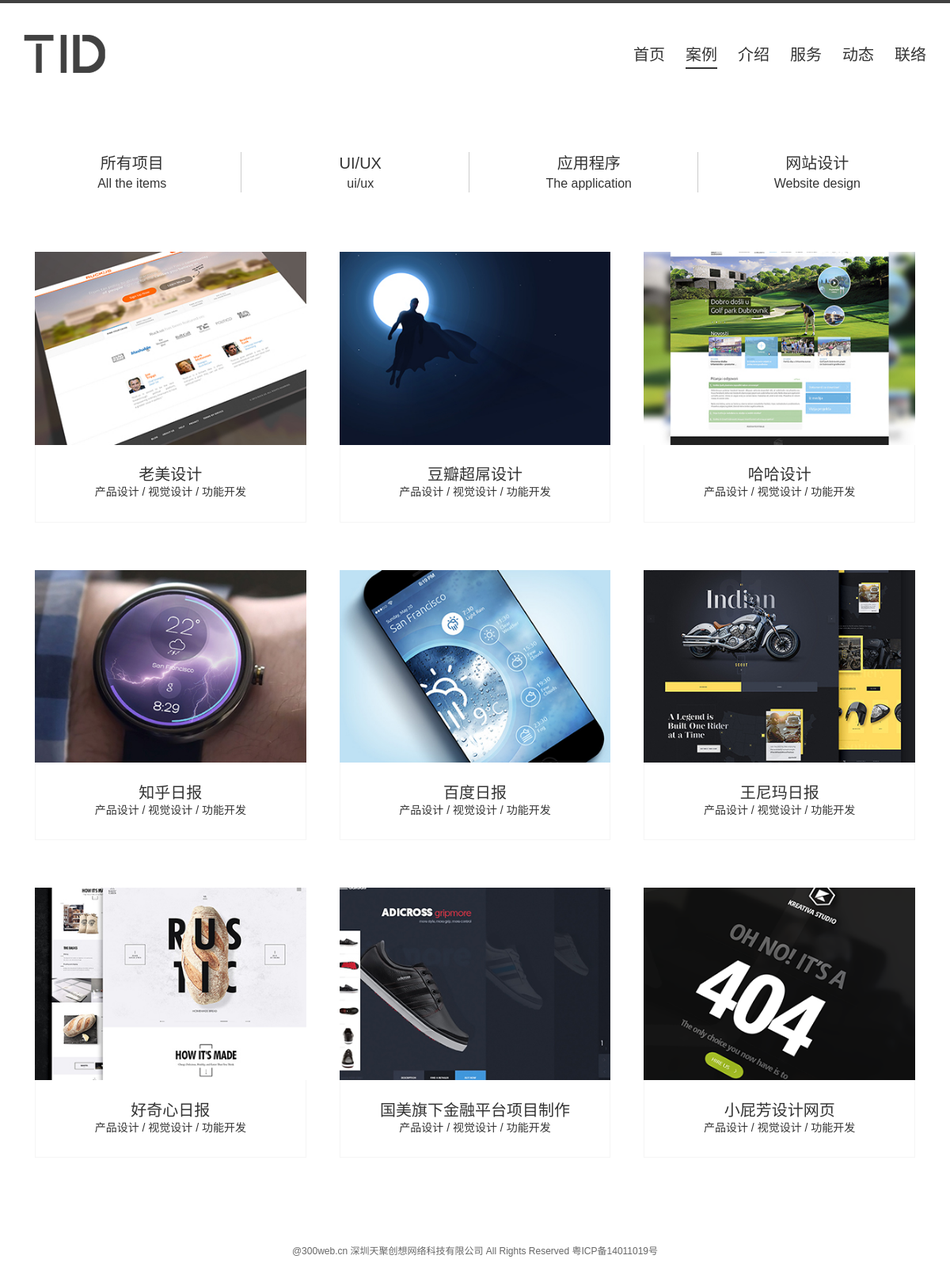
/tidapp/cases/, run on the app's committed database.
### tidapp/models.py (models this page shows, shortened)
class Cases(models.Model):
    title = models.CharField('标题', max_length=128)
    title2 = models.CharField('副标题', max_length=128)
    image = models.ImageField('上传图片', upload_to='cases', help_text="案例列表图片,请上传 380*270 像素的图片")
    image2 = models.ImageField('上传图片', upload_to='cases', help_text="案例详情图片, 请上传宽为 1170 像素的图片, 此选项可以为空", null=True, blank=True)
    image3 = models.ImageField('上传图片', upload_to='cases', help_text="案例详情图片, 请上传宽为 1170 像素的图片, 此选项可以为空", null=True, blank=True)
    image4 = models.ImageField('上传图片', upload_to='cases', help_text="案例详情图片, 请上传宽为 1170 像素的图片, 此选项可以为空", null=True, blank=True)
    image5 = models.ImageField('上传图片', upload_to='cases', help_text="案例详情图片, 请上传宽为 1170 像素的图片, 此选项可以为空", null=True, blank=True)
    image6 = models.ImageField('上传图片', upload_to='cases', help_text="案例详情图片, 请上传宽为 1170 像素的图片, 此选项可以为空", null=True, blank=True)
    image7 = models.ImageField('上传图片', upload_to='cases', help_text="案例详情图片, 请上传宽为 1170 像素的图片, 此选项可以为空", null=True, blank=True)
    description1 = models.TextField('项目需求')
    description2 = models.TextField('解决方案')
    description3 = models.TextField('成绩影响')
    pub_date = models.DateTimeField('发布日期')
    description4 = models.CharField('服务内容', max_length=128)
    description5 = models.CharField('客户名称', max_length=128)
    description6 = models.CharField('网站链接', max_length=128)
    uiux = 'uiux'
    application = 'application'
    website_design = 'website_design'
    news_choices = (
        (uiux, 'UIUX'),
        (application, '应用程序'),
        (website_design, '网站设计'),
    )
    news_category = models.CharField('文章分类', max_length=14, choices=news_choices, default=uiux)

### tidapp/views.py (the view)
def cases(request):
    latest_cases_list = Cases.objects.order_by('-pub_date')
    return render(request, 'tidapp/cases.html', {'latest_cases_list': latest_cases_list, 'nav': 'cases'})

### tidapp/templates/tidapp/cases.html (shortened to what this page needs)
{% extends "layout.html" %}
{% load staticfiles %}
{% block content %}
    <div class="container">
      <div class="row">
        <div class="col-xs-3" id="cases-col">
          <a href="{% url 'cases' %}">
            <span class="cases-nav">
            <span class="cases-zh">所有项目</span>
            <br>
            <span class="cases-en">All the items</span>
            </span>
          </a>
        </div>
        <div class="col-xs-3" id="cases-col">
          <a href="{% url 'uiux' %}">
            <span class="cases-nav">
              <span class="cases-zh">UI/UX</span>
              <br>
              <span class="cases-en">ui/ux</span>
            </span>
          </a>
        </div>
        <div class="col-xs-3" id="cases-col">
          <a href="{% url 'application' %}">
            <span class="cases-nav">
              <span class="cases-zh">应用程序</span>
              <br>
              <span class="cases-en">The application</span>
            </span>
          </a>
        </div>
        <div class="col-xs-3" id="cases-col">
          <a href="{% url 'website_design' %}">
            <span class="cases-nav cases-nav-last">
              <span class="cases-zh">网站设计</span>
              <br>
              <span class="cases-en">Website design</span>
            </span>
          </a>
        </div>
      </div>
    </div>
    <div class="container">
      <div class="row gutter-42">
        {% for cases in latest_cases_list %}
          <div class="col-sm-4 col-xs-6 cases-list-father">
            <a href="{% url 'work' cases.id %}">
              <img class="img-responsive" src="{{ cases.image.url }}">
              <div class="cases-list">
                {% if cases.title|length > 22 %}
                  <span class="duties">{{ cases.title|slice:":22" }}...</span><br/>
                {% else  %}
                  <span class="duties">{{ cases.title}}</span><br/>
                {% endif %}
                <span class="project">产品设计 / 视觉设计 / 功能开发</span>
              </div>
            </a>
          </div>
        {% endfor %}
      </div>
    </div>
{% endblock %}

### templates/layout.html (shortened to what this page needs)
{% load staticfiles %}
<!DOCTYPE html>
<html lang="zh-CN">
  <head>
    <link href="{% static 'tidapp/css/pace.css' %}" rel="stylesheet">
    <link href="{% static 'tidapp/css/bootstrap.min.css' %}" rel="stylesheet">
    <link rel="stylesheet" href="{% static 'tidapp/font-awesome-4.4.0/css/font-awesome.min.css' %}">
    <link rel="stylesheet" type="text/css" href="{% static 'tidapp/css/my-style.css' %}">
  </head>
  <body>
    <div class="navbar navbar-default">
      <div class="container">
        <div class="navbar-header">
            <a class="navbar-brand" href="{% url 'index' %}">
              <img alt="Brand" src="{% static 'tidapp/img/logo.png' %}" class="img-responsive">
            </a>
        </div>
        <div class="collapse navbar-collapse">
          <ul class="nav navbar-nav navbar-right">
            <li><a href="{% url 'index' %}" {% if nav == 'index' %} class="select" {% endif %}>首页</a></li>
            <li><a href="{% url 'cases' %}" {% if nav == 'cases' %} class="select" {% endif %}>案例</a></li>
            <li><a href="{% url 'about' %}" {% if nav == 'about' %} class="select" {% endif %}>介绍</a></li>
            <li><a href="{% url 'services' %}" {% if nav == 'services' %} class="select" {% endif %}>服务</a></li>
            <li><a href="{% url 'news' %}" {% if nav == 'news' %} class="select" {% endif %}>动态</a></li>
            <li><a href="{% url 'contact' %}" {% if nav == 'contact' %} class="select" {% endif %}>联络</a></li>
          </ul>
        </div>
      </div>
    </div>
    {% block content %}{% endblock %}
    <footer class="container">
      <p>@300web.cn 深圳天聚创想网络科技有限公司 All Rights Reserved 粤ICP备14011019号</p>
    </footer>
  </body>
</html>

### tidapp/static/tidapp/css/my-style.css (style rules this page uses)
body { font-family: "微软雅黑", Arial, sans-serif; }
a, a:hover, a:visited, a:focus, a:active { text-decoration: none; text-decoration: none; }
.navbar-default .navbar-collapse, .navbar-default .navbar-form { border-color: #fff; }
.navbar { padding: 40px 0; border-radius: 0px; }
.navbar-brand { padding: 0 0 0 15px; }
.navbar-default { background-color: #fff; border-bottom: none; border-left: none; border-right: none; border-top: #fff 0px solid; }
.navbar-default .navbar-nav>li>a { font-size: 20px; color: #333; }
.navbar-nav > li { padding-left: 68px; }
.select { border-bottom: 2px solid #333; }
.navbar-nav>li>a { padding-left: 0; padding-right: 0; padding-bottom: 6px; }
.project { font-size: 18px; }
.duties { font-size: 12px; }
.cases-nav { margin: 38px 0 75px; display: block; text-align: center; border-right: 1px solid #cccccc; color: #333; }
.cases-nav-last { border-right: 1px solid #fff; }
.cases-zh { font-size: 20px; }
.cases-en { font-size: 16px; }
.cases-list { background-color: #fff; border-left: 1px solid #f5f5f5; border-bottom: 1px solid #f5f5f5; border-right: 1px solid #f5f5f5; text-align: center; padding: 8% 10%; line-height: 20px; }
.cases-list-father { margin-bottom: 60px; }
.cases-list .duties { font-size: 20px; }
.cases-list .project { font-size: 14px; }
.cases-list-father a, .cases-list-father a:visited { color: #333; text-decoration: none; }
.gutter-42 > [class^="col-"], .gutter-42 > [class^=" col-"] { padding-right: 21px; padding-left: 21px; }
footer p { margin-top: 50px; text-align: center; font-size: 12px; margin-bottom: 30px; color: #666666; }
@media screen and (max-width: 1200px) { .navbar-nav > li { padding-left: 26px; } }

### data on the page
Cases: image (picture), title "老美设计"
Cases: image (picture), title "豆瓣超屌设计"
Cases: image (picture), title "哈哈设计"
Cases: image (picture), title "知乎日报"
Cases: image (picture), title "百度日报"
Cases: image (picture), title "王尼玛日报"
Cases: image (picture), title "好奇心日报"
Cases: image (picture), title "国美旗下金融平台项目制作"
Cases: image (picture), title "小屁芳设计网页"
